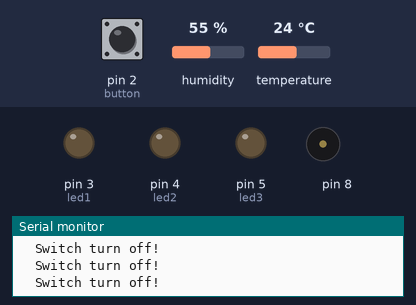
Bench run of a sketch on a simulated Arduino Uno, built with avr-gcc and run on an emulated ATmega328P. On the bench: output pins drawn as LEDs (lit = HIGH), buzzer (waves = sounding), the last lines printed to the serial monitor. The inputs (shaded band) are chosen by the test bench; at power-on: pin 2 (button) LOW, temperature 24 °C, humidity 55 %.

Above: at 2.8 s.
2.9 s: pin 2 (button) pulled HIGH for 1.2 s
At 3.7 s:
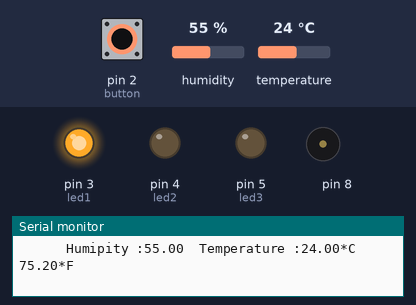
5.6 s: temperature set to 27.2 °C
7.3 s: temperature set to 28.7 °C
At 8.5 s:
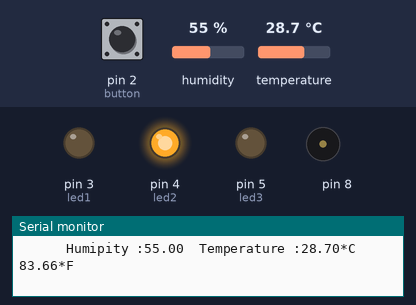
9.7 s: temperature set to 35.6 °C
11.4 s: temperature set to 36.5 °C
At 12.32 s:
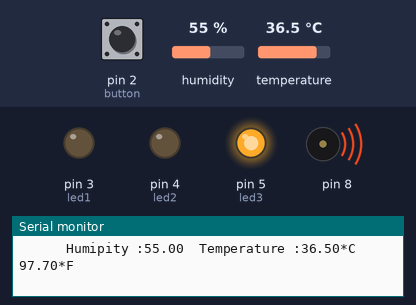
Timing chart, 0 to 15.9 s (numbered marks = the images above; inputs shaded):
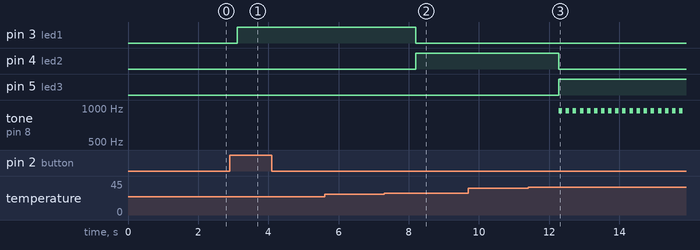

The sketch:

Temperature_Switch_Piezo01.ino
```cpp
#include "DHT.h"
#define led1 3
#define led2 4
#define led3 5
#define button 2

DHT dht;

boolean state = LOW;
int buttonState;
unsigned long DebounceDelay = 200;
unsigned long DebounceLast = 0;
void setup()
{
  pinMode(button,INPUT);
  pinMode(led1,OUTPUT);
  pinMode(led2,OUTPUT);
  pinMode(led3,OUTPUT);
  Serial.begin(9600);
  attachInterrupt(digitalPinToInterrupt(button),pinState,RISING);
  dht.setup(A0);
}
void pinState(){
  if((millis()-DebounceLast)>DebounceDelay){
    state=!state;
    DebounceLast=millis();
  }
}
void loop()
{
  float humidity = dht.getHumidity();
  float temperature = dht.getTemperature();
  buttonState= digitalRead(button);
  if(state==LOW){
      Serial.println("\tSwitch turn off!");
      delay(1000);
      digitalWrite(led1,LOW);
      digitalWrite(led2,LOW);
      digitalWrite(led3,LOW);
  }
 /* Serial.print("\tState : ");
  Serial.print(state);
  Serial.print("\tbuttonState :");
  Serial.println(buttonState);
  delay(500);*/
  else if(state==HIGH){
      Serial.print("\t\t\tHumipity :");Serial.print(humidity);
      Serial.print("\tTemperature :");Serial.print(temperature);Serial.print("*C");
      Serial.print("\t");Serial.print(dht.toFahrenheit(temperature));Serial.println("*F");
      delay(100);
      if((temperature>=0)&&(temperature<=28)){
        digitalWrite(led1,HIGH);
        digitalWrite(led2,LOW);
        digitalWrite(led3,LOW);
      }
      else if((temperature>28)&&(temperature<=36)){
        digitalWrite(led1,LOW);
        digitalWrite(led2,HIGH);
        digitalWrite(led3,LOW);
        /*int pitch = map(500,100, 1000, 100, 2000); //ค่าที่เซ็นเซอร์อ่านค่าได้,ค่าต่ำสุด,ค่าสูงสุด,ความถี่ต่ำสุด 50Hz,ความถี่สูงสุด 4000Hz
        tone(8,pitch,100); //แสดงผลออกทางขาD8,ความถี่เท่ากับ pitch,ความยาวคาบหรือเสียงดังนานแค่ไหน
        delay(100);*/
      }
      else if(temperature>35){
        digitalWrite(led1,LOW);
        digitalWrite(led2,LOW);
        digitalWrite(led3,HIGH);
        int pitch = map(500,100, 1000, 100, 2000); //ค่าที่เซ็นเซอร์อ่านค่าได้,ค่าต่ำสุด,ค่าสูงสุด,ความถี่ต่ำสุด 50Hz,ความถี่สูงสุด 4000Hz
        tone(8,pitch,100); //แสดงผลออกทางขาD8,ความถี่เท่ากับ pitch,ความยาวคาบหรือเสียงดังนานแค่ไหน
        delay(100);
      }
  }

}
```

Measured:
- the behaviour switches between 28 and 28.1 °C on temperature (found by bisection; images 1 and 2)
- the behaviour switches between 36 and 36.1 °C on temperature (found by bisection; images 2 and 3)
- after the input at 2.9 s, pin 3 (led1): LOW → HIGH after 0.21 s
- after the input at 7.3 s, pin 3 (led1): HIGH → LOW after 0.90 s; pin 4 (led2): LOW → HIGH after 0.90 s
- after the input at 11.4 s, pin 4 (led2): HIGH → LOW after 0.88 s; pin 5 (led3): LOW → HIGH after 0.88 s; tone on pin 8: alternates 944 Hz for 0.10 s and silent for 0.10 s, starting after 0.88 s
